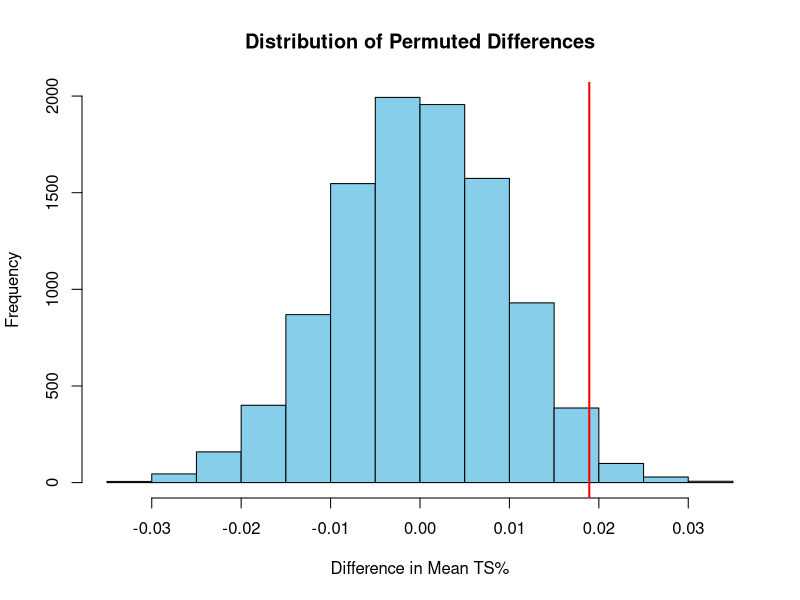
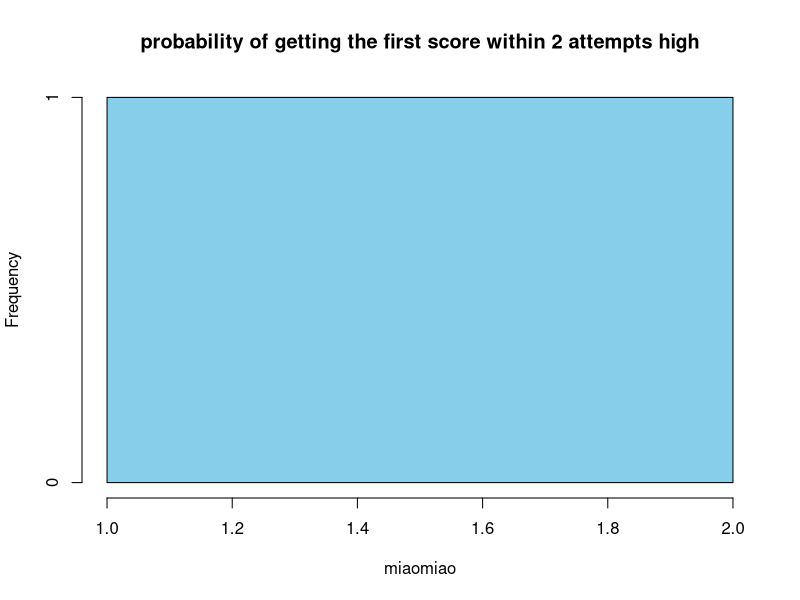
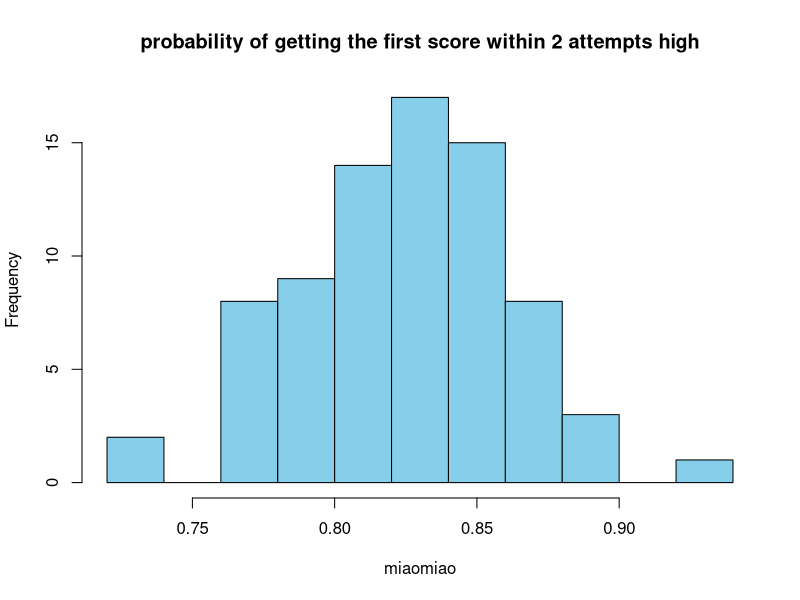
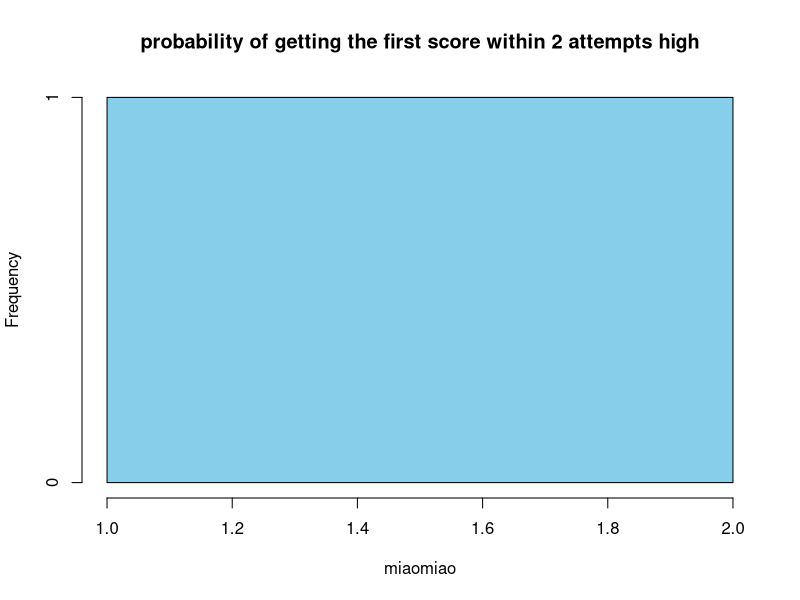
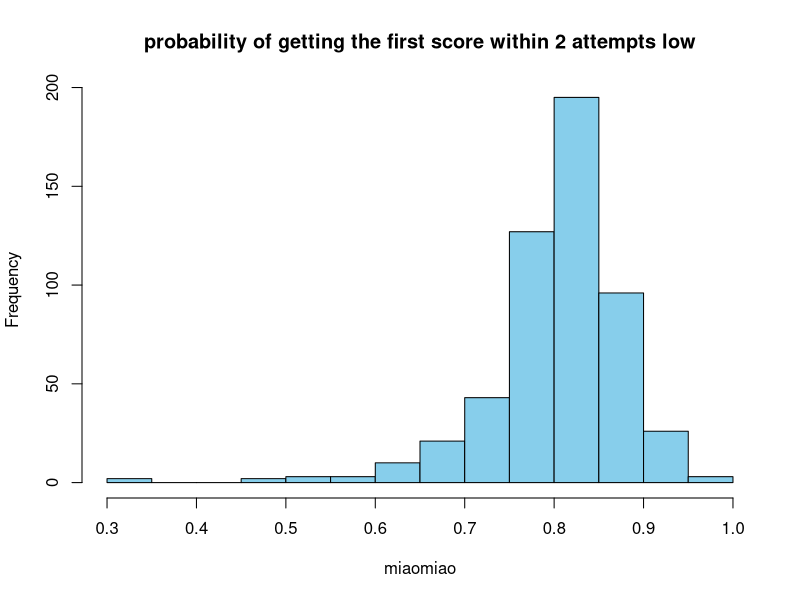

The R source for these figures, in order:
## ---- chunk 1
knitr::opts_chunk$set(echo = TRUE)
## ---- chunk 2
nba_data <- read.csv("25-25PlayerStats.csv")

# Cleaning the data to remove outliers
# 1. Convert character columns to numeric

cols_to_fix <- c("USG.", "TS.", "TO.", "ORtg", "eFG.")
nba_data[cols_to_fix] <- lapply(nba_data[cols_to_fix], as.numeric)

# 2. Filter for play-time requirements and outliers 
cleaned_data <- subset(nba_data, 
                       MpG >= 4 & 
                       GP >= 3 & 
                       ORtg <= 160 & 
                       ORtg >= 50 & 
                       TO. >= 2 & 
                       TO. <= 50)

# 3. Remove rows with missing values in key analytical variables
critical_cols <- c("USG.", "TS.", "TO.", "ORtg")
cleaned_data <- cleaned_data[complete.cases(cleaned_data[, critical_cols]), ]

# 4. View results
summary(cleaned_data)
## ---- chunk 3
# Define groups 
high_usage <- cleaned_data$TS.[cleaned_data$USG. > 25]
low_usage <- cleaned_data$TS.[cleaned_data$USG. <= 25]

# Observed difference
obs_diff <- mean(high_usage) - mean(low_usage)

# Permutation Test 
set.seed(4714)

n_permutations <- 10000
perm_diffs <- numeric(n_permutations)
all_ts <- c(high_usage, low_usage)
n_high <- length(high_usage)

for (i in 1:n_permutations) {
  shuffled <- sample(all_ts)
  perm_high <- shuffled[1:n_high]
  perm_low <- shuffled[(n_high + 1):length(all_ts)]
  perm_diffs[i] <- mean(perm_high) - mean(perm_low)
}

# Calculate P-value (two-tailed)
p_value <- mean(abs(perm_diffs) >= abs(obs_diff))
print(paste("Permutation P-value:", p_value))

# Visualize the distribution
hist(perm_diffs, main="Distribution of Permuted Differences", 
     xlab="Difference in Mean TS%", col="skyblue")
abline(v = obs_diff, col="red", lwd=2)
## ---- chunk 4
#true_shooting <- cleaned_data$TS.

#expected_value <- mean (1/true_shooting)


# k  <- 2
# success_less_than_2 <- pgeom(k-1,true_shooting)
# hist(success_less_than_2, main="probability of getting the first score within 2 attempts", 
#      xlab="miaomiao", col="skyblue")

## print expected value
## change graph label 
#high usage rate
expected_value_h <- mean (1/high_usage)
hist(expected_value_h, main="probability of getting the first score within 2 attempts high",
     xlab="miaomiao", col="skyblue")
k  <- 2
success_less_than_2_h <- pgeom(k-1,high_usage)
hist(success_less_than_2_h, main="probability of getting the first score within 2 attempts high",
     xlab="miaomiao", col="skyblue")

# low usage rate
expected_value_l <- mean (1/low_usage)
hist(expected_value_l, main="probability of getting the first score within 2 attempts high",
     xlab="miaomiao", col="skyblue")
success_less_than_2_l <- pgeom(k-1,low_usage)
hist(success_less_than_2_l, main="probability of getting the first score within 2 attempts low",
     xlab="miaomiao", col="skyblue")
